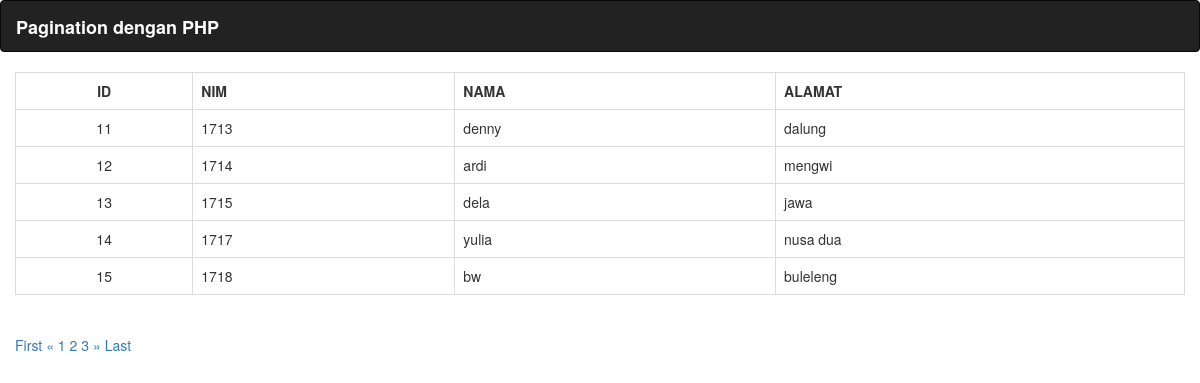
The page /tugas9/index.php?page=3 on the database its author committed.
### tables this page shows
CREATE TABLE `users` (
  `id` int(11) NOT NULL,
  `nim` int(10) NOT NULL,
  `nama` varchar(100) NOT NULL,
  `alamat` text NOT NULL
);

### tugas9/index.php (the view, shortened to what this page needs)
<!DOCTYPE html>
<html lang="en">
  <head>
    <link href="css/bootstrap.min.css" rel="stylesheet">
  </head>
  <body>
    <nav class="navbar navbar-inverse" role="navigation">
      <div class="container-fluid">
        <div class="navbar-header">
          <a class="navbar-brand" href="#" style="color: white;"><b>Pagination dengan PHP</b></a>
    </nav>
    <div style="padding: 0 15px;">
      <div class="table-responsive">
        <table class="table table-bordered">
          <tr>
            <th class="text-center">ID</th>
            <th>NIM</th>
            <th>NAMA</th>
            <th>ALAMAT</th>
          </tr>
          <?php
          include "config.php";
          $page = (isset($_GET['page']))? $_GET['page'] : 1;
          $limit = 5;
          $limit_start = ($page - 1) * $limit;
          $sql = $pdo->prepare("SELECT * FROM users LIMIT ".$limit_start.",".$limit);
          $sql->execute();
          $id = $limit_start + 1;
          while($data = $sql->fetch()){
          ?>
            <tr>
              <td class="align-middle text-center"><?php echo $id; ?></td>
              <td class="align-middle"><?php echo $data['nim']; ?></td>
              <td class="align-middle"><?php echo $data['nama']; ?></td>
              <td class="align-middle"><?php echo $data['alamat']; ?></td>
            </tr>
          <?php
            $id++;
          }
          ?>
        </table>
      </div>
      <ul class="pagination">
        <?php
        if($page == 1){
        ?>
          <a href="#">First</a>
          <a href="#">&laquo;</a>
        <?php
        }else{
          $link_prev = ($page > 1)? $page - 1 : 1;
        ?>
          <a href="index.php?page=1">First</a>
          <a href="index.php?page=<?php echo $link_prev; ?>">&laquo;</a>
        <?php
        }
        ?>
        <?php
        $sql2 = $pdo->prepare("SELECT COUNT(*) AS jumlah FROM users");
        $sql2->execute();
        $get_jumlah = $sql2->fetch();
        $jumlah_page = ceil($get_jumlah['jumlah'] / $limit);
        $jumlah_number = 3;
        $start_number = ($page > $jumlah_number)? $page - $jumlah_number : 1;
        $end_number = ($page < ($jumlah_page - $jumlah_number))? $page + $jumlah_number : $jumlah_page;
        for($i = $start_number; $i <= $end_number; $i++){
          $link_active = ($page == $i)? ' ' : '';
        ?>
        <?php echo $link_active; ?> <a href="index.php?page=<?php echo $i; ?>"><?php echo $i; ?></a></li>
        <?php
        }
        ?>
        <?php
        if($page == $jumlah_page){
        ?>
          <a href="#">&raquo;</a>
          <a href="#">Last</a>
        <?php
        }else{
          $link_next = ($page < $jumlah_page)? $page + 1 : $jumlah_page;
        ?>
          <a href="index.php?page=<?php echo $link_next; ?>">&raquo;</a>
          <a href="index.php?page=<?php echo $jumlah_page; ?>">Last</a>
        <?php
        }
        ?>
      </ul>
    </div>
  </body>
</html>

### tugas9/index.php (style rules this page uses)
.align-middle { vertical-align: middle !important; }

### rows shown on the page
users: nim "1713", nama "denny", alamat "dalung"
users: nim "1714", nama "ardi", alamat "mengwi"
users: nim "1715", nama "dela", alamat "jawa"
users: nim "1717", nama "yulia", alamat "nusa dua"
users: nim "1718", nama "bw", alamat "buleleng"
